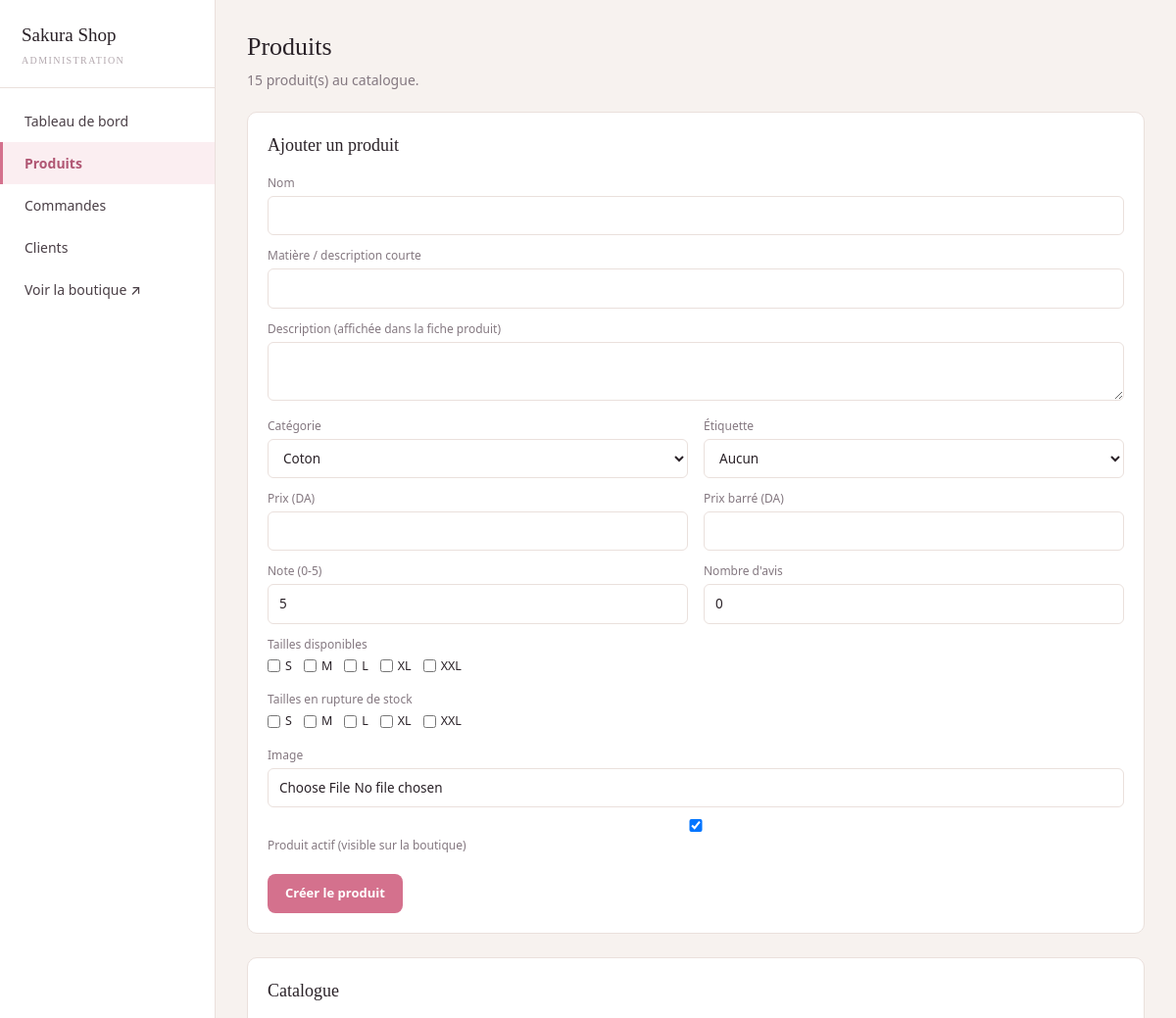
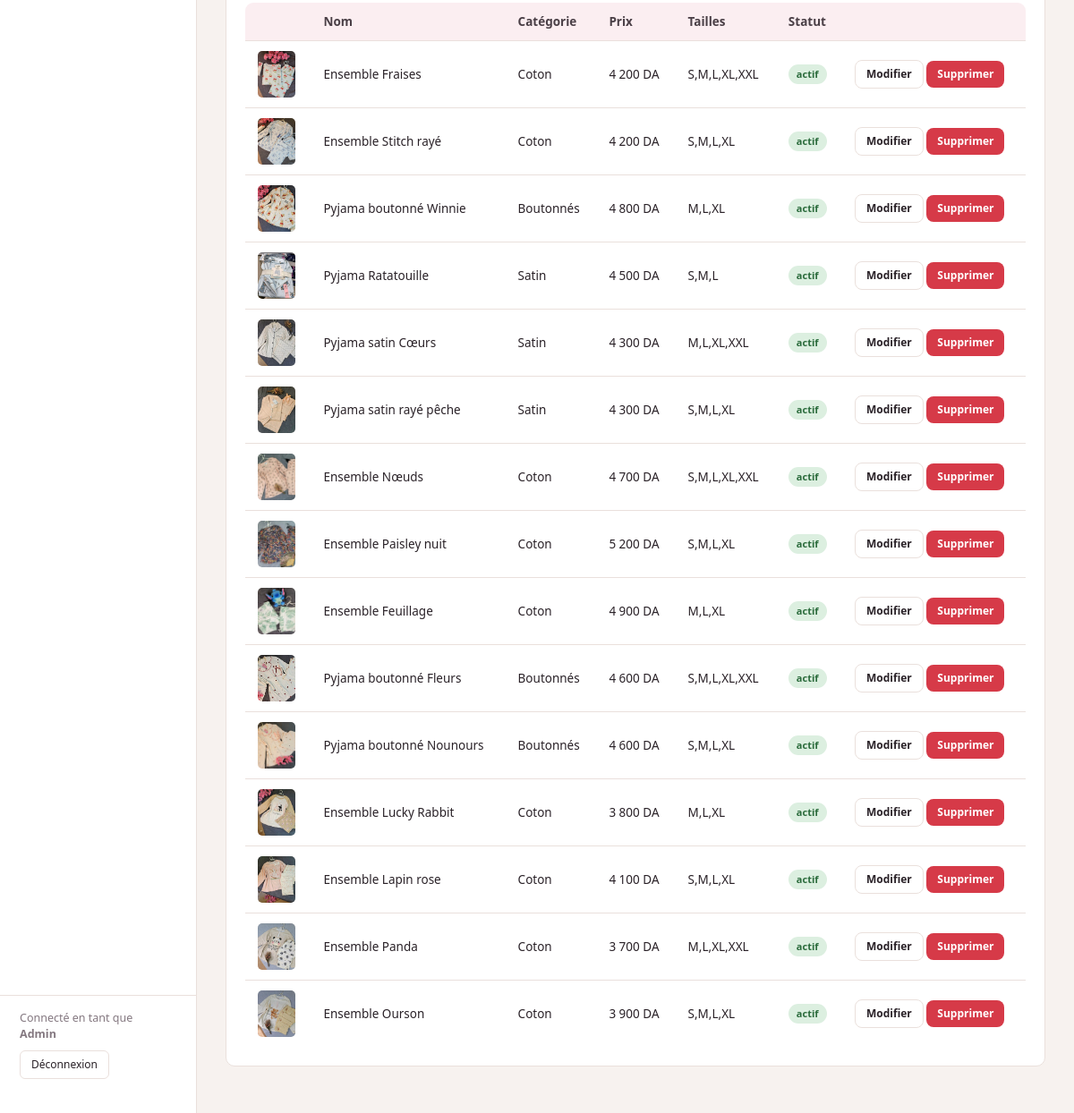
/admin/products.php (signed in), run on the app's committed database (2 pictures, top to bottom).
### tables this page shows
CREATE TABLE products (
  id                  INT AUTO_INCREMENT PRIMARY KEY,
  name                VARCHAR(150) NOT NULL,
  material            VARCHAR(150) DEFAULT NULL,
  description         TEXT,
  category            VARCHAR(40)  NOT NULL DEFAULT 'coton',
  price               INT NOT NULL,
  original_price      INT NOT NULL,
  rating              DECIMAL(2,1) NOT NULL DEFAULT 5.0,
  review_count        INT NOT NULL DEFAULT 0,
  sizes               VARCHAR(100) NOT NULL DEFAULT 'S,M,L,XL',
  out_of_stock_sizes  VARCHAR(100) NOT NULL DEFAULT '',
  tag                 ENUM('','new','off','low') NOT NULL DEFAULT '',
  image_path          VARCHAR(255) DEFAULT NULL,
  active              TINYINT(1) NOT NULL DEFAULT 1,
  created_at          DATETIME NOT NULL DEFAULT CURRENT_TIMESTAMP,
  updated_at          DATETIME NOT NULL DEFAULT CURRENT_TIMESTAMP ON UPDATE CURRENT_TIMESTAMP
);

### admin/includes/guard.php (called while the page is built, shortened)
<?php
$admin = $_SESSION['user'];
function h(string $s): string
{
    return htmlspecialchars($s, ENT_QUOTES, 'UTF-8');
}
function fmt_da_admin($n): string
{
    return number_format((float)$n, 0, ',', ' ') . ' DA';
}

### admin/products.php (the view, shortened to what this page needs)
<?php
require __DIR__ . '/includes/guard.php';
$SIZE_OPTIONS = ['S', 'M', 'L', 'XL', 'XXL'];
$CATEGORY_OPTIONS = ['coton' => 'Coton', 'satin' => 'Satin', 'boutonne' => 'Boutonnés'];
$TAG_OPTIONS = ['' => 'Aucun', 'new' => 'Nouveau', 'off' => 'Promo', 'low' => 'Stock limité'];
$editing = null;
$products = $pdo->query('SELECT * FROM products ORDER BY id DESC')->fetchAll();
$activePage = 'products';
require __DIR__ . '/includes/header.php';
?>
<h1>Produits</h1>
<p class="sub"><?= count($products) ?> produit(s) au catalogue.</p>
<div class="panel">
  <h2><?= $editing ? 'Modifier "' . h($editing['name']) . '"' : 'Ajouter un produit' ?></h2>
  <form method="post" enctype="multipart/form-data">
    <div class="frm">
      <div class="full"><label>Nom</label><input name="name" required value="<?= h($editing['name'] ?? '') ?>"></div>
      <div class="full"><label>Matière / description courte</label><input name="material" value="<?= h($editing['material'] ?? '') ?>"></div>
      <div class="full"><label>Description (affichée dans la fiche produit)</label><textarea name="description" rows="2"><?= h($editing['description'] ?? '') ?></textarea></div>
      <div>
        <label>Catégorie</label>
        <select name="category">
          <?php foreach ($CATEGORY_OPTIONS as $val => $label): ?>
            <option value="<?= h($val) ?>" <?= ($editing['category'] ?? 'coton') === $val ? 'selected' : '' ?>><?= h($label) ?></option>
          <?php endforeach; ?>
        </select>
      </div>
      <div>
        <label>Étiquette</label>
        <select name="tag">
          <?php foreach ($TAG_OPTIONS as $val => $label): ?>
            <option value="<?= h($val) ?>" <?= ($editing['tag'] ?? '') === $val ? 'selected' : '' ?>><?= h($label) ?></option>
          <?php endforeach; ?>
        </select>
      </div>
      <div><label>Prix (DA)</label><input type="number" name="price" min="0" required value="<?= h((string)($editing['price'] ?? '')) ?>"></div>
      <div><label>Prix barré (DA)</label><input type="number" name="original_price" min="0" required value="<?= h((string)($editing['original_price'] ?? '')) ?>"></div>
      <div><label>Note (0-5)</label><input type="number" step="0.1" min="0" max="5" name="rating" value="<?= h((string)($editing['rating'] ?? '5')) ?>"></div>
      <div><label>Nombre d'avis</label><input type="number" min="0" name="review_count" value="<?= h((string)($editing['review_count'] ?? '0')) ?>"></div>
      <div class="full">
        <label>Tailles disponibles</label>
        <div class="checks">
          <?php $sel = $editing ? explode(',', $editing['sizes']) : []; ?>
          <?php foreach ($SIZE_OPTIONS as $s): ?>
            <label><input type="checkbox" name="sizes[]" value="<?= $s ?>" <?= in_array($s, $sel, true) ? 'checked' : '' ?>><?= $s ?></label>
          <?php endforeach; ?>
        </div>
      </div>
      <div class="full">
        <label>Tailles en rupture de stock</label>
        <div class="checks">
          <?php $out = $editing ? explode(',', $editing['out_of_stock_sizes']) : []; ?>
          <?php foreach ($SIZE_OPTIONS as $s): ?>
            <label><input type="checkbox" name="out_sizes[]" value="<?= $s ?>" <?= in_array($s, $out, true) ? 'checked' : '' ?>><?= $s ?></label>
          <?php endforeach; ?>
        </div>
      </div>
      <div class="full">
        <label>Image <?= $editing ? '(laisser vide pour garder l\'image actuelle)' : '' ?></label>
        <input type="file" name="image" accept=".jpg,.jpeg,.png,.webp" <?= $editing ? '' : 'required' ?>>
      </div>
      <div class="full">
        <label><input type="checkbox" name="active" value="1" <?= (!$editing || $editing['active']) ? 'checked' : '' ?>> Produit actif (visible sur la boutique)</label>
      </div>
    </div>
    <div style="margin-top:16px;display:flex;gap:10px">
      <button class="btn rose" type="submit"><?= $editing ? 'Enregistrer' : 'Créer le produit' ?></button>
    </div>
  </form>
</div>
<div class="panel">
  <h2>Catalogue</h2>
  <div class="overflow-x-auto"><table>
    <thead><tr><th></th><th>Nom</th><th>Catégorie</th><th>Prix</th><th>Tailles</th><th>Statut</th><th></th></tr></thead>
    <tbody>
    <?php foreach ($products as $p): ?>
      <tr>
        <td class="cell-photo" data-label=""><?php if ($p['image_path']): ?><img class="thumb" src="../<?= h($p['image_path']) ?>" alt=""><?php endif; ?></td>
        <td data-label="Nom"><?= h($p['name']) ?></td>
        <td data-label="Catégorie"><?= h($CATEGORY_OPTIONS[$p['category']] ?? $p['category']) ?></td>
        <td data-label="Prix"><?= fmt_da_admin($p['price']) ?></td>
        <td data-label="Tailles"><?= h($p['sizes']) ?></td>
        <td data-label="Statut"><?= $p['active'] ? '<span class="badge delivered">actif</span>' : '<span class="badge cancelled">masqué</span>' ?></td>
        <td class="cell-actions" data-label="" style="white-space:nowrap">
          <a class="btn ghost sm" href="?edit=<?= (int)$p['id'] ?>">Modifier</a>
          <form method="post" style="display:inline" onsubmit="return confirm('Supprimer ce produit ?')">
            <button class="btn danger sm" type="submit">Supprimer</button>
          </form>
        </td>
      </tr>
    <?php endforeach; ?>
    </tbody>
  </table></div>
</div>
<?php require __DIR__ . '/includes/footer.php'; ?>

### admin/includes/header.php (shortened to what this page needs)
<?php
$nav = [
    'dashboard' => ['index.php', 'Tableau de bord'],
    'products'  => ['products.php', 'Produits'],
    'orders'    => ['orders.php', 'Commandes'],
    'customers' => ['customers.php', 'Clients'],
];
?><!DOCTYPE html>
<html lang="fr">
<head>
<link rel="stylesheet" href="assets/admin.css?v=<?= filemtime(__DIR__ . '/../assets/admin.css') ?>">
<link rel="stylesheet" href="../assets/tailwind.css?v=<?= filemtime(__DIR__ . '/../../assets/tailwind.css') ?>">
</head>
<body>
<div class="wrap">
  <aside class="side">
    <div class="brand">Sakura Shop<small>ADMINISTRATION</small></div>
    <nav>
      <?php foreach ($nav as $key => $item): ?>
        <a href="<?= h($item[0]) ?>" class="<?= $activePage === $key ? 'on' : '' ?>"><?= h($item[1]) ?></a>
      <?php endforeach; ?>
      <a href="../index.html" target="_blank">Voir la boutique ↗</a>
    </nav>
    <div class="who">
      Connecté en tant que<br><b><?= h($admin['name']) ?></b>
      <form method="post" action="logout.php"><button type="submit">Déconnexion</button></form>
    </div>
  </aside>
  <main class="main">

### admin/includes/footer.php (shortened to what this page needs)
  </main>
</div>
</body>
</html>

### admin/assets/admin.css (style rules this page uses)
:root { --page:#F7F2EF;--paper:#FFFFFF;--ink:#2A2228;--ink-2:#4A3F46; --rose:#D4718D;--rose-dk:#B05673;--rose-lt:#FBEEF1; --sale:#D63A48;--gold:#C9A227;--sage:#5C8A6B; --grey:#847880;--grey-2:#B3A8AE;--line:#EAE0DC; --sans:"Segoe UI",Roboto,-apple-system,BlinkMacSystemFont,Helvetica,Arial,sans-serif; }
* { box-sizing:border-box }
body { margin:0;background:var(--page);color:var(--ink);font-family:var(--sans);font-size:14px;line-height:1.5 }
a { color:inherit;text-decoration:none }
.wrap { display:flex;min-height:100vh }
.side { width:220px;flex:none;background:var(--paper);border-right:1px solid var(--line);padding:22px 0;display:flex;flex-direction:column }
.side .brand { padding:0 22px 20px;font-family:Georgia,serif;font-size:19px;border-bottom:1px solid var(--line);margin-bottom:12px }
.side .brand small { display:block;font-size:10px;letter-spacing:.14em;color:var(--grey-2);margin-top:3px }
.side nav a { display:block;padding:11px 22px;color:var(--ink-2);font-weight:500;border-left:3px solid transparent }
.side nav a.on { border-color:var(--rose);color:var(--rose-dk);background:var(--rose-lt);font-weight:600 }
.side .who { margin-top:auto;padding:16px 22px;border-top:1px solid var(--line);font-size:12.5px;color:var(--grey) }
.side .who form { margin-top:8px }
.side .who button { background:none;border:1px solid var(--line);border-radius:6px;padding:6px 12px;cursor:pointer;font-size:12px;color:var(--ink) }
.main { flex:1;padding:28px 32px;max-width:1200px;min-width:0 }
.main h1 { font-family:Georgia,serif;font-weight:400;font-size:26px;margin:0 0 4px }
.main .sub { color:var(--grey);margin:0 0 22px }
table { width:100%;border-collapse:collapse;background:var(--paper);border:1px solid var(--line);border-radius:10px;overflow:hidden }
th,td { text-align:left;padding:11px 14px;border-top:1px solid var(--line);font-size:13.5px;vertical-align:middle }
thead th { background:var(--rose-lt);color:var(--ink-2);border-top:0;font-weight:600 }
img.thumb { width:42px;height:52px;object-fit:cover;border-radius:5px;background:var(--page) }
img.thumb,.thumb-sm { cursor:zoom-in }
.panel { background:var(--paper);border:1px solid var(--line);border-radius:10px;padding:20px;margin-bottom:24px }
.panel h2 { margin:0 0 16px;font-family:Georgia,serif;font-weight:400;font-size:18px }
.frm { display:grid;grid-template-columns:1fr 1fr;gap:12px 16px }
.frm .full { grid-column:1/-1 }
.frm label { display:block;font-size:12px;color:var(--grey);margin-bottom:4px }
.frm input,.frm select,.frm textarea { width:100%;border:1px solid var(--line);border-radius:6px;padding:9px 11px;font-size:13.5px;font-family:inherit }
.checks { display:flex;gap:12px;flex-wrap:wrap }
.checks label { display:flex;align-items:center;gap:5px;font-size:12.5px;color:var(--ink) }
.btn { display:inline-flex;align-items:center;gap:6px;background:var(--ink);color:#fff;border:0;border-radius:8px;padding:10px 18px;font-size:13px;font-weight:600;cursor:pointer }
.btn.rose { background:var(--rose) }
.btn.danger { background:var(--sale) }
.btn.ghost { background:none;border:1px solid var(--line);color:var(--ink) }
.btn.sm { padding:6px 12px;font-size:12px }
.badge { display:inline-block;padding:3px 9px;border-radius:999px;font-size:11px;font-weight:700 }
.badge.delivered { background:#DCEFE0;color:#2A6B3B }

### data on the page
products: image_path (picture), name "Ensemble Fraises", category "Coton", price "4 200 DA", sizes "S,M,L,XL,XXL", active "actif"
products: image_path (picture), name "Ensemble Stitch rayé", category "Coton", price "4 200 DA", sizes "S,M,L,XL", active "actif"
products: image_path (picture), name "Pyjama boutonné Winnie", category "Boutonnés", price "4 800 DA", sizes "M,L,XL", active "actif"
products: image_path (picture), name "Pyjama Ratatouille", category "Satin", price "4 500 DA", sizes "S,M,L", active "actif"
products: image_path (picture), name "Pyjama satin Cœurs", category "Satin", price "4 300 DA", sizes "M,L,XL,XXL", active "actif"
products: image_path (picture), name "Pyjama satin rayé pêche", category "Satin", price "4 300 DA", sizes "S,M,L,XL", active "actif"
products: image_path (picture), name "Ensemble Nœuds", category "Coton", price "4 700 DA", sizes "S,M,L,XL,XXL", active "actif"
products: image_path (picture), name "Ensemble Paisley nuit", category "Coton", price "5 200 DA", sizes "S,M,L,XL", active "actif"
products: image_path (picture), name "Ensemble Feuillage", category "Coton", price "4 900 DA", sizes "M,L,XL", active "actif"
products: image_path (picture), name "Pyjama boutonné Fleurs", category "Boutonnés", price "4 600 DA", sizes "S,M,L,XL,XXL", active "actif"
products: image_path (picture), name "Pyjama boutonné Nounours", category "Boutonnés", price "4 600 DA", sizes "S,M,L,XL", active "actif"
products: image_path (picture), name "Ensemble Lucky Rabbit", category "Coton", price "3 800 DA", sizes "M,L,XL", active "actif"
products: image_path (picture), name "Ensemble Lapin rose", category "Coton", price "4 100 DA", sizes "S,M,L,XL", active "actif"
products: image_path (picture), name "Ensemble Panda", category "Coton", price "3 700 DA", sizes "M,L,XL,XXL", active "actif"
products: image_path (picture), name "Ensemble Ourson", category "Coton", price "3 900 DA", sizes "S,M,L,XL", active "actif"

### other printed values
$item[1] "Tableau de bord"
$item[1] "Produits"
$item[1] "Commandes"
$item[1] "Clients"
$admin['name'] "Admin"
count($products) "15"
$s "S"
$s "M"
$s "L"
$s "XL"
$s "XXL"
form field category "Coton"
form field tag "Aucun"
